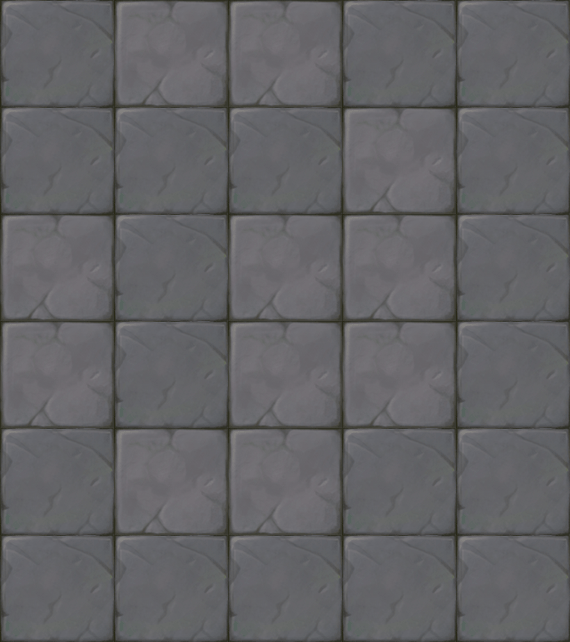

Rendered tile map (Tiled .tmx) drawn with the repository's tilesets; below, a short description and the map source with its tile grids summarised:
An orthogonal 5x6 tile map with 114x107 px tiles, 1 tile layer (块层 1).

<map version="1.0" orientation="orthogonal" width="5" height="6" tilewidth="114" tileheight="107">
 <tileset firstgid="1" name="map031" tilewidth="114" tileheight="107">
  <image source="map031.png" width="228" height="107" />
 </tileset>
 <layer name="块层 1" width="5" height="6">
  <data>[30 cells, 30 non-empty, 2 distinct tile ids]</data>
 </layer>
</map>
